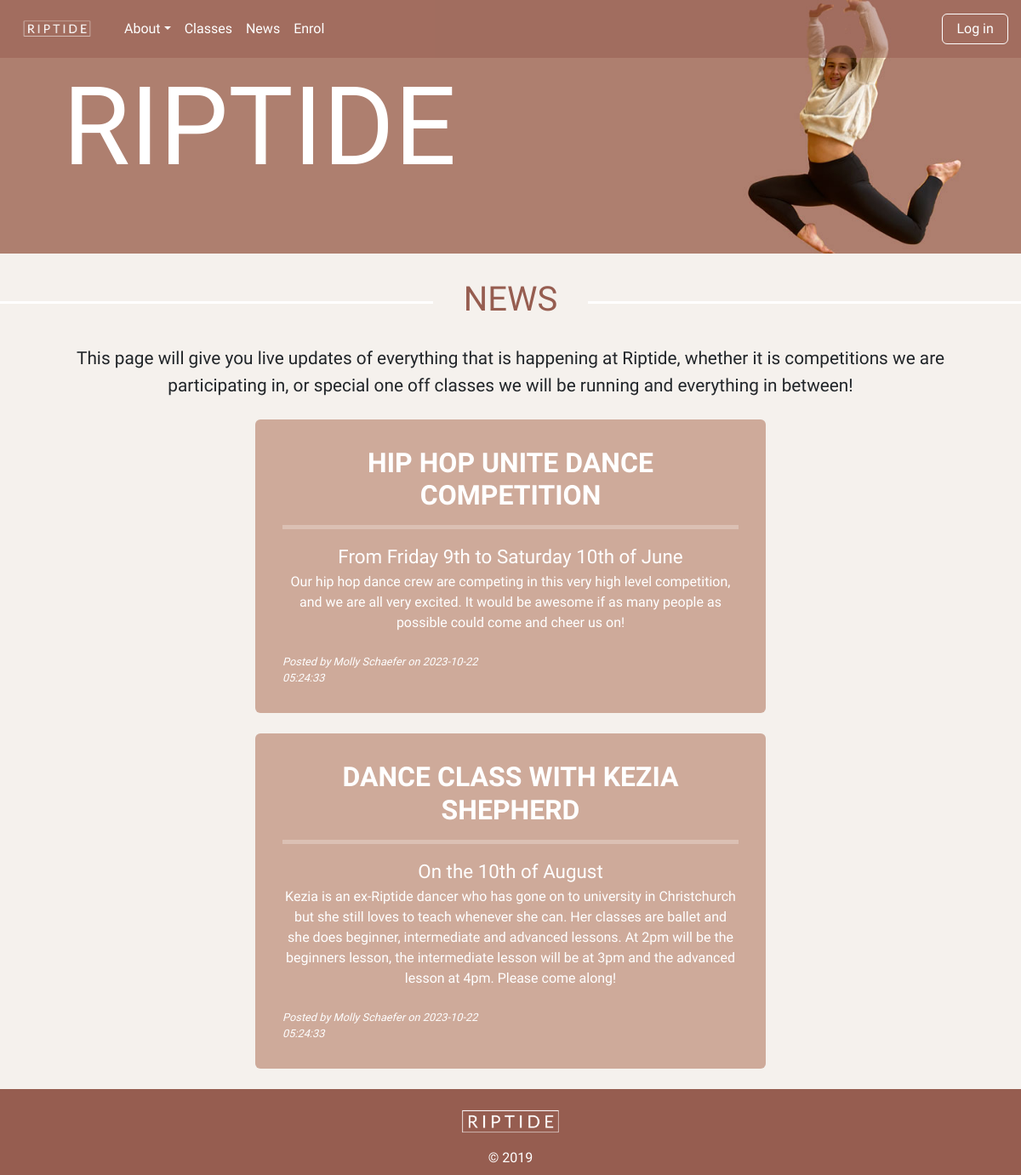
The app's page /news, older data.
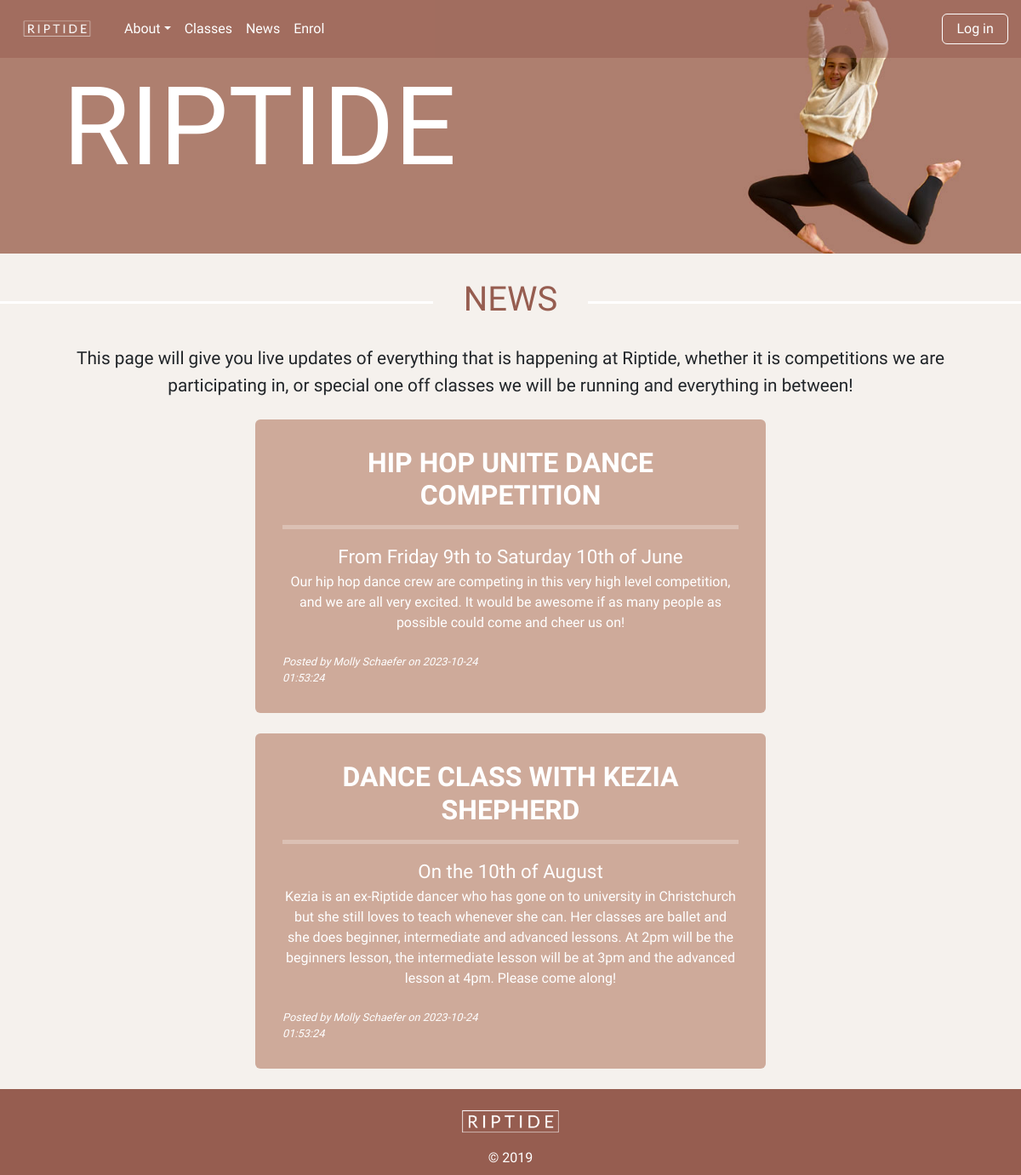
The same page, newer data.
### tables this page shows
CREATE TABLE news(
    news_id integer primary key autoincrement not null,
    title text not null unique,
    subtitle text not null unique,
    content text not null unique,
    newsdate date not null,
    member_id integer not null,
    foreign key(member_id) references member(member_id)
);

CREATE TABLE member(
    member_id integer primary key autoincrement not null,
    name text not null unique,
    email text not null unique,
    password text not null,
    authorisation integer not null
);

### server.py (the view)
@app.route('/news')
def news():
    sql = """select news.news_id, news.title, news.subtitle, news.content, news.newsdate, member.name
    from news
    join member on news.member_id= member.member_id
    order by news.newsdate desc;
    """
    result = run_search_query_tuples(sql, (), db_path, True)
    print(result)
    return render_template("news.html", news=result)

### db_functions.py (called while the page is built)
def run_search_query_tuples(sql_query,values_tuple, file_path, rowfactory=False):
    result = None
    try:
        db = sqlite3.connect(file_path)
        if rowfactory:
            db.row_factory = sqlite3.Row
        cursor = db.cursor()
        cursor.execute(sql_query,values_tuple)
        result = cursor.fetchall()
        cursor.close()
    except sqlite3.Error as error:
        print("Error running search query tuples: {}".format(error))
        return None
    db.close()
    if result is None:
        print("No search values were found")
    return result

### templates/news.html (shortened to what this page needs)
{% extends "layout.html" %}
{% block banner %}
static/images/molly_banner3.jpg
{% endblock %}
{% block content %}
<h1>NEWS</h1>
<p>This page will give you live updates of everything that is happening at Riptide, whether it is competitions we are participating in,
or special one off classes we will be running and everything in between! </p>
    <br>
{% for row in news %}
<div class="news rounded">
    <h4><b>{{row ['title']}}</b></h4>
    <hr>
    <div class="subtitle">{{row['subtitle']}}</div>
    <div class="news-text">{{row['content'] | replace("\n", "<br>") | safe}}</div>
<br>
    <div class="row">
    <div class="col-lg-6"><div class="news-subtext text-start">Posted by {{ row ['name']}} on {{ row ['newsdate'] }}</div></div>
    </div>
</div>
    <br>
{% endfor %}
{% endblock %}

### templates/layout.html (shortened to what this page needs)
<!DOCTYPE html>
<html lang="en">
<head>
    <link href="https://cdn.jsdelivr.net/npm/bootstrap@5.2.3/dist/css/bootstrap.min.css" rel="stylesheet">
    <link rel="stylesheet" href="static/styles.css">
</head>
<body>
<nav id="Home" class="navbar navbar-expand-sm fixed-top">
  <div class="container-fluid">
    <div class="collapse navbar-collapse" id="collapsibleNavbar">
      <ul class="navbar-nav">
        <a class="navbar-brand" href="{{url_for('index')}}"><img class="nav-logo" src="static/images/Riptide-1.png" alt="Riptide logo"></a>
        <li class="nav-item dropdown">
          <a class="nav-link dropdown-toggle" href="{{url_for('about')}}" role="button" data-bs-toggle="dropdown">About</a>
        </li>
        <li class="nav-item">
          <a class="nav-link" href={{url_for('classes')}}>Classes</a>
        </li>
        <li class="nav-item">
          <a class="nav-link" href="{{url_for('news')}}">News</a>
        </li>
        <li class="nav-item">
          <a class="nav-link" href="{{url_for('enrol')}}">Enrol</a>
        </li>
      </ul>
<div class="ms-auto">
        {% if session and session['authorisation'] == 0 or session['authorisation'] == 1 %}
        <a class="nav-link btn btn-outline" href="{{url_for('logout')}}#">Logout</a>
        {% else %}
        <a class="nav-link btn btn-outline" href="{{url_for('login')}}">Log in</a>
        {% endif %}
    </div>
  </div>
</div>
    </nav>
<div class="img-container">
<img class="img-fluid" src="{%block banner %}{% endblock %}" alt="A photo of a girl ">
<div class="banner">RIPTIDE</div>
<div class="banner-quote">{%block quote %}{% endblock %}</div>
</div>
{% block content %}
{% endblock %}
<footer class="footer-content">
    <img class="footer-image" src="static/images/Riptide-1.png" alt="Riptide logo">
    <div>&copy; 2019</div>
    </footer>
</body>
</html>

### static/styles.css (style rules this page uses)
body { font-family: 'Ubuntu', sans-serif; background-color: rgb(245,241,237); }
.navbar { background-color: rgba(150,93,80,0.5); }
.nav-item { margin: auto; }
.nav-link { color:white; }
.nav-logo { max-width: 110px; }
.btn-outline { border: 1px solid white; padding: 0.3em 1em; }
.img-container { position: relative; text-align: center; color: rgb(255,255,255); }
.banner { position: absolute; top: 50%; left: 10%; transform: translate(-10%, -50%); font-size: 8em; }
.banner-quote { position: absolute; top: 76%; left: 10%; transform: translate(-10%, -50%); font-size: 1.5em; text-align: center; font-style: italic; padding: 1em 1em; color: rgb(255,255,255); }
h1 { padding:0; overflow: hidden; color:rgb(150,93,80); display: table; white-space: nowrap; margin: 0.75em 0; scroll-margin-top: 3em; }
h1:before, h1:after { border-top: 3px solid rgb(255,255,255); content: ''; display: table-cell; position: relative; top: 0.65em; width: 50%; }
h1:before { right: 3%; }
h1:after { left: 3%; }
h4 { text-align: center; color: rgb(255,255,255); font-size: 2em; }
p { padding:0 4em 0 4em; margin:auto; text-align: center; font-size: 1.3em; }
.footer-content { background-color: rgb(150,93,80); text-align: center; padding: 0.5em 0 0.5em 0; color: white; }
.footer-image { max-width: 160px; }
.btn { color: white; margin: 0.2em; }
.news { max-width: 50%; translate: 50%; padding: 2em; background-color: rgb(206, 170, 154); }
.subtitle { text-align: center; font-size: 1.4em; color: white; }
.news-text { text-align: center; font-size: 1em; color: white; }
.news-subtext { font-size: 0.8em; color: white; font-style: italic; }
hr { color:white; border-width: 5px; }

Row changes from the older to the newer data that the page shows:
changed news "HIP HOP UNITE DANCE COMPETITION": newsdate "2023-10-22 05:24:33" → "2023-10-24 01:53:24"
changed news "DANCE CLASS WITH KEZIA SHEPHERD": newsdate "2023-10-22 05:24:33" → "2023-10-24 01:53:24"
